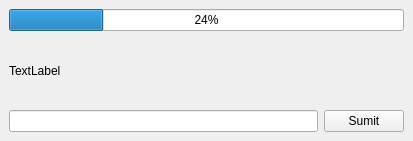
<?xml version="1.0" encoding="UTF-8"?>
<ui version="4.0">
 <class>MainWindow</class>
 <widget class="QMainWindow" name="MainWindow">
  <property name="geometry">
   <rect>
    <x>0</x>
    <y>0</y>
    <width>413</width>
    <height>141</height>
   </rect>
  </property>
  <property name="windowTitle">
   <string>MainWindow</string>
  </property>
  <widget class="QWidget" name="centralwidget">
   <layout class="QVBoxLayout" name="verticalLayout">
    <item>
     <widget class="QProgressBar" name="progressBar">
      <property name="value">
       <number>24</number>
      </property>
     </widget>
    </item>
    <item>
     <widget class="QLabel" name="label">
      <property name="text">
       <string>TextLabel</string>
      </property>
     </widget>
    </item>
    <item>
     <layout class="QHBoxLayout" name="horizontalLayout">
      <item>
       <widget class="QLineEdit" name="lineEdit"/>
      </item>
      <item>
       <widget class="QPushButton" name="pushButton">
        <property name="text">
         <string>Sumit</string>
        </property>
       </widget>
      </item>
     </layout>
    </item>
   </layout>
  </widget>
 </widget>
 <resources/>
 <connections/>
</ui>
